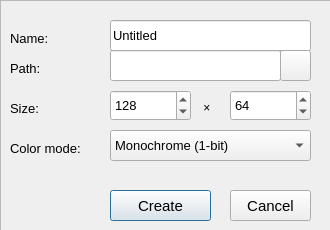
<?xml version="1.0" encoding="UTF-8"?>
<ui version="4.0">
 <class>CreateProjectDialog</class>
 <widget class="QDialog" name="CreateProjectDialog">
  <property name="geometry">
   <rect>
    <x>0</x>
    <y>0</y>
    <width>330</width>
    <height>230</height>
   </rect>
  </property>
  <property name="minimumSize">
   <size>
    <width>330</width>
    <height>230</height>
   </size>
  </property>
  <property name="maximumSize">
   <size>
    <width>330</width>
    <height>230</height>
   </size>
  </property>
  <property name="windowTitle">
   <string>Dialog</string>
  </property>
  <widget class="QFrame" name="frame">
   <property name="geometry">
    <rect>
     <x>0</x>
     <y>0</y>
     <width>331</width>
     <height>251</height>
    </rect>
   </property>
   <property name="frameShape">
    <enum>QFrame::Shape::StyledPanel</enum>
   </property>
   <property name="frameShadow">
    <enum>QFrame::Shadow::Raised</enum>
   </property>
   <widget class="QPushButton" name="btn_ConfirmCreate">
    <property name="geometry">
     <rect>
      <x>110</x>
      <y>190</y>
      <width>101</width>
      <height>31</height>
     </rect>
    </property>
    <property name="font">
     <font>
      <pointsize>11</pointsize>
     </font>
    </property>
    <property name="cursor">
     <cursorShape>PointingHandCursor</cursorShape>
    </property>
    <property name="text">
     <string>Create</string>
    </property>
   </widget>
   <widget class="QPushButton" name="btn_Cancel">
    <property name="geometry">
     <rect>
      <x>230</x>
      <y>190</y>
      <width>81</width>
      <height>31</height>
     </rect>
    </property>
    <property name="font">
     <font>
      <pointsize>11</pointsize>
     </font>
    </property>
    <property name="cursor">
     <cursorShape>PointingHandCursor</cursorShape>
    </property>
    <property name="text">
     <string>Cancel</string>
    </property>
   </widget>
   <widget class="QSpinBox" name="spin_Width">
    <property name="geometry">
     <rect>
      <x>110</x>
      <y>90</y>
      <width>81</width>
      <height>31</height>
     </rect>
    </property>
    <property name="font">
     <font>
      <pointsize>10</pointsize>
     </font>
    </property>
    <property name="cursor">
     <cursorShape>IBeamCursor</cursorShape>
    </property>
    <property name="minimum">
     <number>1</number>
    </property>
    <property name="maximum">
     <number>99999</number>
    </property>
    <property name="value">
     <number>128</number>
    </property>
   </widget>
   <widget class="QLabel" name="label_4">
    <property name="geometry">
     <rect>
      <x>10</x>
      <y>100</y>
      <width>49</width>
      <height>16</height>
     </rect>
    </property>
    <property name="font">
     <font>
      <pointsize>10</pointsize>
     </font>
    </property>
    <property name="text">
     <string>Size:</string>
    </property>
   </widget>
   <widget class="QLabel" name="label_5">
    <property name="geometry">
     <rect>
      <x>10</x>
      <y>30</y>
      <width>49</width>
      <height>16</height>
     </rect>
    </property>
    <property name="font">
     <font>
      <pointsize>10</pointsize>
     </font>
    </property>
    <property name="text">
     <string>Name:</string>
    </property>
   </widget>
   <widget class="QSpinBox" name="spin_Height">
    <property name="geometry">
     <rect>
      <x>230</x>
      <y>90</y>
      <width>81</width>
      <height>31</height>
     </rect>
    </property>
    <property name="font">
     <font>
      <pointsize>10</pointsize>
     </font>
    </property>
    <property name="cursor">
     <cursorShape>IBeamCursor</cursorShape>
    </property>
    <property name="minimum">
     <number>1</number>
    </property>
    <property name="maximum">
     <number>99999</number>
    </property>
    <property name="value">
     <number>64</number>
    </property>
   </widget>
   <widget class="QLabel" name="label_6">
    <property name="geometry">
     <rect>
      <x>200</x>
      <y>100</y>
      <width>21</width>
      <height>16</height>
     </rect>
    </property>
    <property name="text">
     <string> ×</string>
    </property>
   </widget>
   <widget class="QLabel" name="label_7">
    <property name="geometry">
     <rect>
      <x>10</x>
      <y>60</y>
      <width>49</width>
      <height>16</height>
     </rect>
    </property>
    <property name="font">
     <font>
      <pointsize>10</pointsize>
     </font>
    </property>
    <property name="text">
     <string>Path:</string>
    </property>
   </widget>
   <widget class="QPushButton" name="btn_Browse">
    <property name="geometry">
     <rect>
      <x>280</x>
      <y>50</y>
      <width>31</width>
      <height>31</height>
     </rect>
    </property>
    <property name="cursor">
     <cursorShape>PointingHandCursor</cursorShape>
    </property>
    <property name="text">
     <string/>
    </property>
   </widget>
   <widget class="QComboBox" name="cmb_ColorMode">
    <property name="geometry">
     <rect>
      <x>110</x>
      <y>130</y>
      <width>201</width>
      <height>31</height>
     </rect>
    </property>
    <property name="font">
     <font>
      <pointsize>10</pointsize>
     </font>
    </property>
    <property name="cursor">
     <cursorShape>PointingHandCursor</cursorShape>
    </property>
    <item>
     <property name="text">
      <string>Monochrome (1-bit)</string>
     </property>
    </item>
    <item>
     <property name="text">
      <string>RGB Color (16/24-bit)</string>
     </property>
    </item>
   </widget>
   <widget class="QLabel" name="label_8">
    <property name="geometry">
     <rect>
      <x>10</x>
      <y>140</y>
      <width>91</width>
      <height>16</height>
     </rect>
    </property>
    <property name="font">
     <font>
      <pointsize>10</pointsize>
     </font>
    </property>
    <property name="text">
     <string>Color mode:</string>
    </property>
   </widget>
   <widget class="QLineEdit" name="input_ProjectName">
    <property name="geometry">
     <rect>
      <x>110</x>
      <y>20</y>
      <width>201</width>
      <height>31</height>
     </rect>
    </property>
    <property name="font">
     <font>
      <pointsize>10</pointsize>
     </font>
    </property>
    <property name="text">
     <string>Untitled</string>
    </property>
    <property name="placeholderText">
     <string>Enter project title</string>
    </property>
   </widget>
   <widget class="QLineEdit" name="input_Location">
    <property name="geometry">
     <rect>
      <x>110</x>
      <y>50</y>
      <width>171</width>
      <height>31</height>
     </rect>
    </property>
    <property name="font">
     <font>
      <pointsize>10</pointsize>
     </font>
    </property>
   </widget>
  </widget>
 </widget>
 <resources/>
 <connections/>
</ui>
